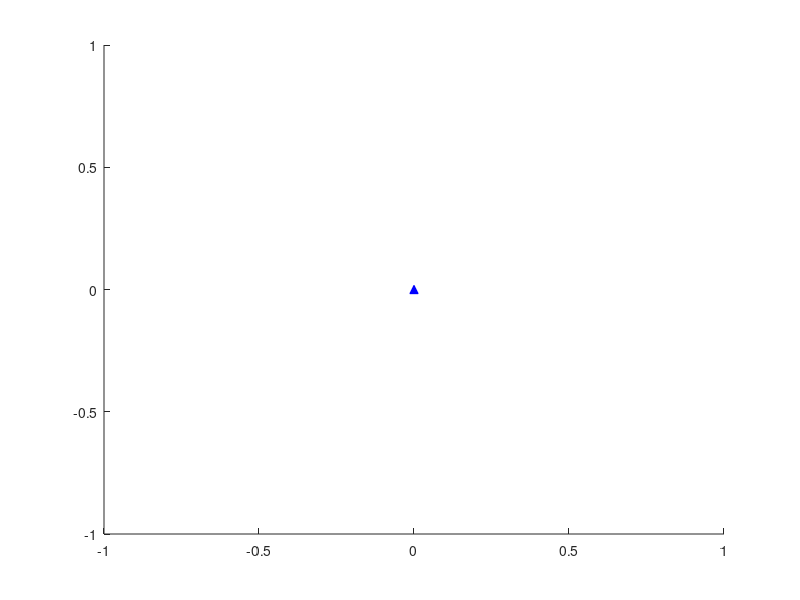

Write the MATLAB code that produced this figure. (Note: this script raises an error after producing the figure.)
figure_posTime = figure('Name','Deformation-to-Time');
hold on;
timeA = 0;
plot(0,0,'^','Color','blue','DisplayName',"Elastic Compression",'MarkerFaceColor','blue');
for iit = 1:iitMax
    if isempty(b{iit}) == 0
        timeA = timeA + b{iit}.timeImpact;
    end;
    for jit = 1:jitMax
        if isempty(s{iit,jit}) == 0
            timeA = timeA + T;
            plot(timeA,(s{iit,jit}.deformation),'^','Color','blue','HandleVisibility','off','MarkerFaceColor','blue');
        end;
    end;
end;
totalTimeA = double(timeA);
xlim([0 totalTimeA+T]);
xlabel('Time elapsed (s)');
ylabel('Deformation (m)');
legend;
hold off;